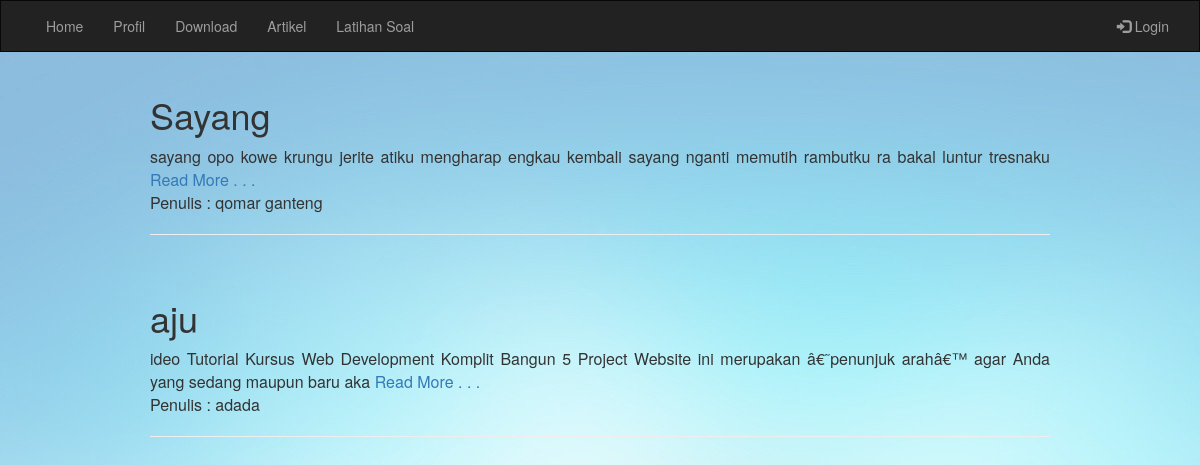
Screenshot of /artikel.php with the database file from the repository.
### tables this page shows
CREATE TABLE IF NOT EXISTS `artikel` (
  `id_ar` int(5) NOT NULL,
  `judul` varchar(50) DEFAULT NULL,
  `isi` varchar(1000) DEFAULT NULL,
  `penulis` varchar(50) DEFAULT NULL
);

### artikel.php (the view, shortened to what this page needs)
<?php
	if(isset($_SESSION['user'])){
		$login = "sukses";
	}else{
		$login = "gagal";
	}
?>
<html lang="en">
<head>
	<link rel="stylesheet" href="https://maxcdn.bootstrapcdn.com/bootstrap/3.3.7/css/bootstrap.min.css">
</head>
<body>
<nav class="navbar navbar-inverse">
	<div class="container-fluid">
		<div class="collapse navbar-collapse" id="myNavbar">
			<ul class="nav navbar-nav">
				<li><a href="index.php">Home</a></li>
				<li><a href="profil.php">Profil</a></li>
				<?php
					if($login == "sukses"){
						echo "<li><a href='materi1.php'>Materi</a></li>";
						echo "<li><a href='inputArtikel.php'>Artikel</a></li>";
						echo "<li><a href='input.php?page=soal'>Input Soal</a></li>";
						echo "<li><a href='input.php?page=view'>Edit Soal</a></li>";
					}
					else {
						echo "<li><a href='download.php'>Download</a></li>";
						echo "<li><a href='artikel.php'>Artikel</a></li>";
						echo "<li><a href='home.php?page=ujian'>Latihan Soal</a></li>"; }
				?>
			</ul>
			<ul class="nav navbar-nav navbar-right">
				<?php
				if($login == "sukses"){
					echo "<li><a href='logout.php'><span class='glyphicon glyphicon-log-in'></span> Logout</a></li>";
				}else{
					echo "<li><a href='login.html'><span class='glyphicon glyphicon-log-in'></span> Login</a></li>";
				}
				?>
			</ul>
		</div>
	</div>
</nav>
<table width="900" border="0" align="center">
<?php
	include "koneksi.php";
	$query = "SELECT * FROM artikel";
	$hasil = mysqli_query($kon, $query);
		while($baris=mysqli_fetch_array($hasil)){
	echo("<tr>");
	echo("<td><br><h1> $baris[1] </h1></td>");
	echo("</tr>");
	echo("<tr>");
	echo("<td colspan='2' align='justify'>".substr($baris[2],0,150)." <a href='artikel_detail.php?id_ar=$baris[0]'>Read More . . .</a> </td>");
	echo("</tr>");
	echo("<tr>");
	echo("<td>Penulis : $baris[3]<hr></td>");
	echo("</tr>");  }
?>
</table>
</body>
</html>

### artikel.php (style rules this page uses)
body { background-image:url(pict/bgblur.JPG); }
.navbar { margin-bottom: 0; border-radius: 0; }

### rows the page displays
artikel: judul "Sayang", isi "sayang opo kowe krungu jerite atiku mengharap engkau kembali sayang nganti memutih rambutku ra bakal luntur tresnaku", penulis "qomar ganteng"
artikel: judul "aju", isi "ideo Tutorial Kursus Web Development Komplit Bangun 5 Project Website ini merupakan â€˜penunjuk arahâ€™ agar Anda yang sedang maupun baru aka", penulis "adada"
